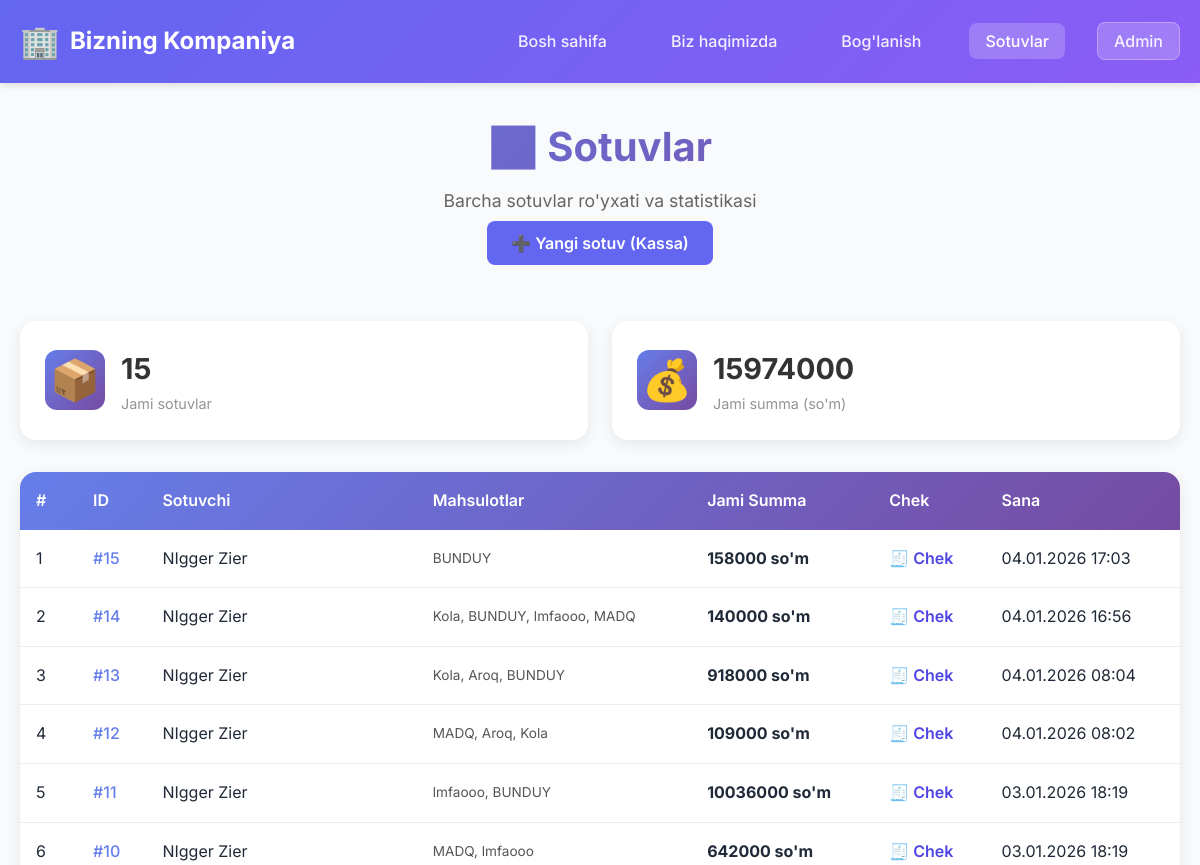
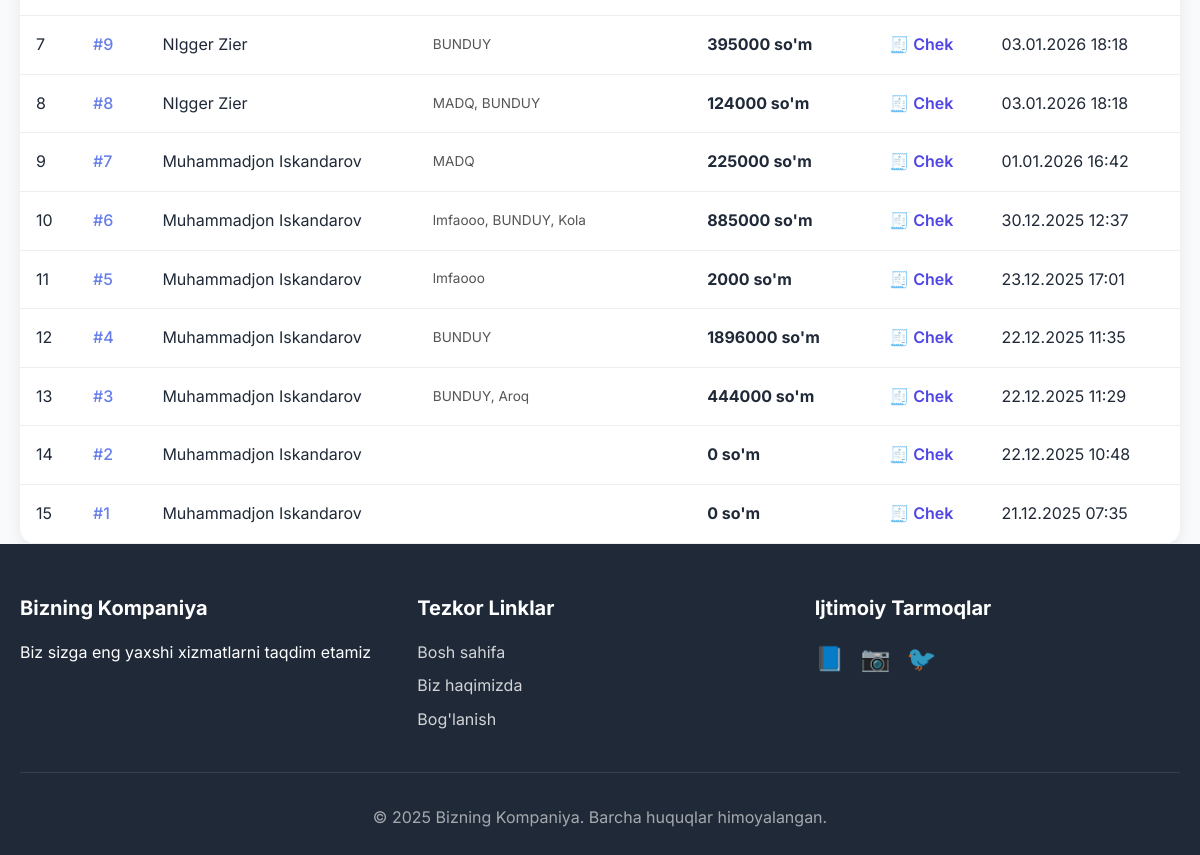
Page /sotuv/ on the earlier database version (2 pictures, top to bottom).
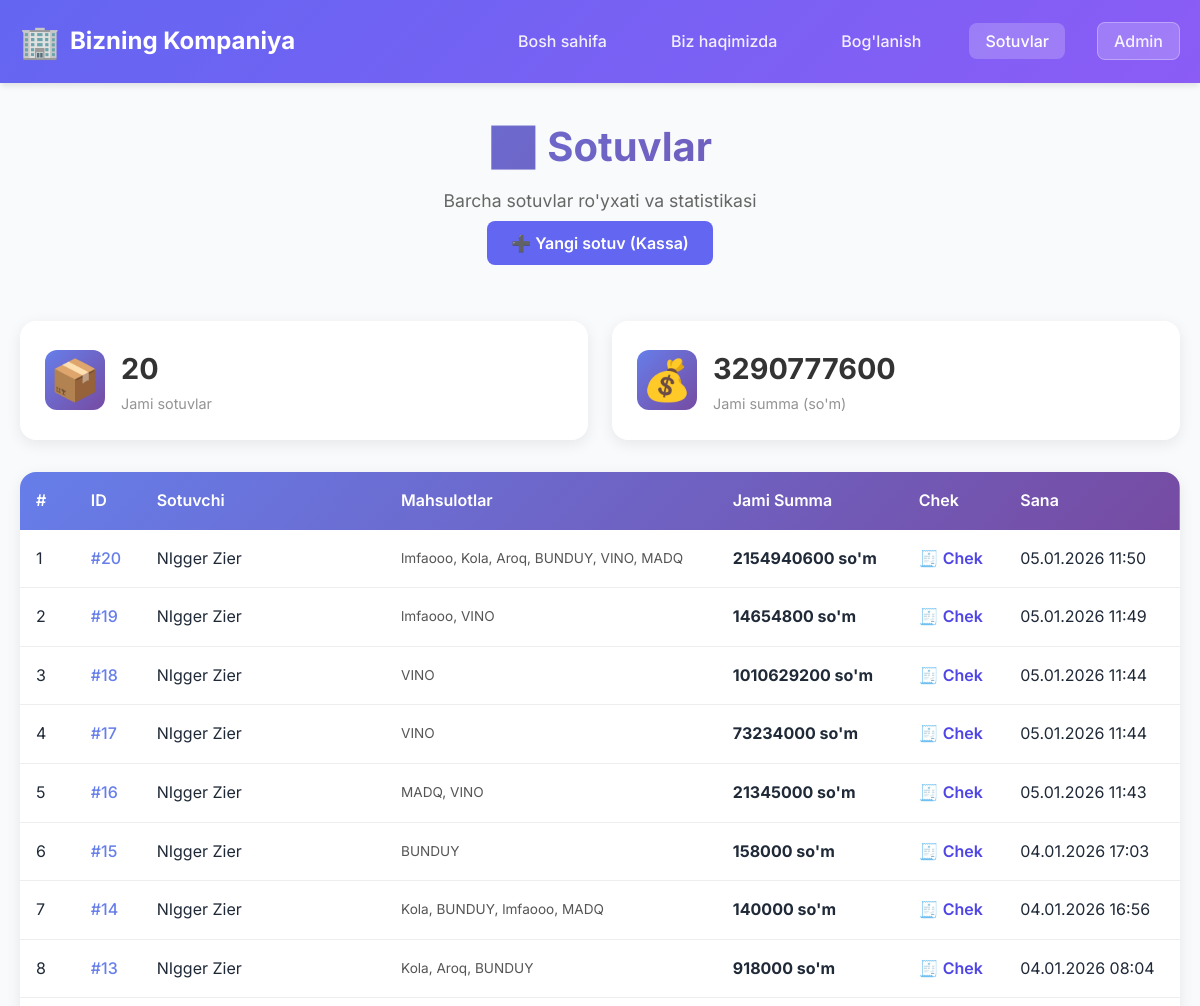
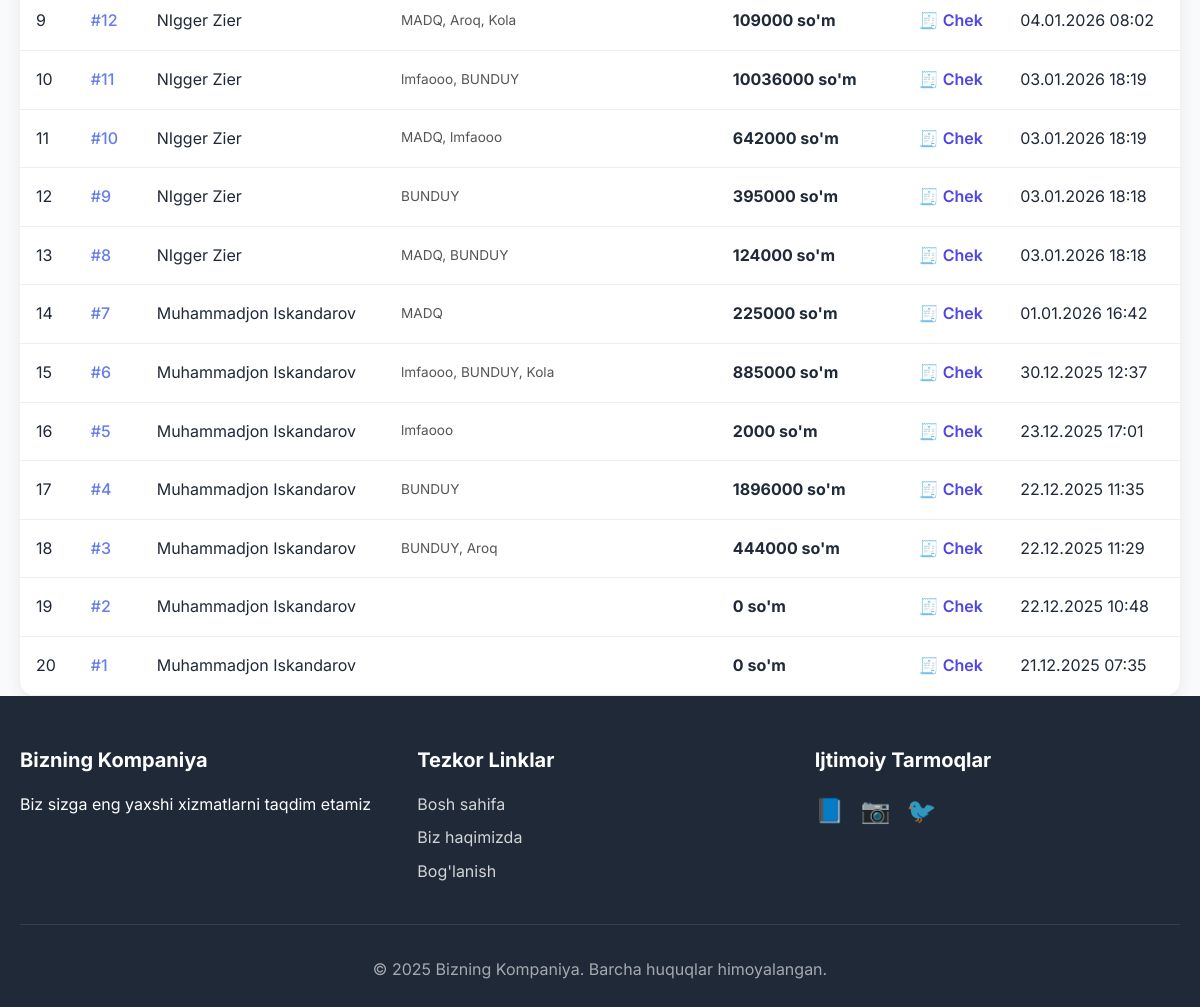
Same page on the later database version (2 pictures, top to bottom).
### sotuv/models.py (models this page shows, shortened)
class Sotuv(models.Model):
    sotuvchi = models.ForeignKey(
        Hodim,
        on_delete=models.CASCADE,
        verbose_name='Sotuvchi',
        related_name='sotuvlar'
    )
    jami_summa = models.DecimalField(max_digits=12, decimal_places=2, verbose_name='Jami summa', default=0)
    izoh = models.TextField(verbose_name='Izoh', blank=True)
    yaratilgan_vaqt = models.DateTimeField(auto_now_add=True, verbose_name='Yaratilgan vaqt')
    yangilangan_vaqt = models.DateTimeField(auto_now=True, verbose_name='Yangilangan vaqt')
    class Meta:
        verbose_name = "Sotuv"
        verbose_name_plural = "Sotuvlar"
        ordering = ['-yaratilgan_vaqt']

class SotuvItem(models.Model):
    sotuv = models.ForeignKey(
        Sotuv,
        on_delete=models.CASCADE,
        verbose_name='Sotuv',
        related_name='items'
    )
    mahsulot = models.ForeignKey(
        Mahsulot,
        on_delete=models.CASCADE,
        verbose_name='Mahsulot',
        related_name='sotuv_items'
    )
    miqdor = models.PositiveIntegerField(verbose_name='Miqdor', default=1)
    narx = models.DecimalField(max_digits=12, decimal_places=2, verbose_name='Sotuv narxi')
    class Meta:
        verbose_name = "Sotuv mahsuloti"
        verbose_name_plural = "Sotuv mahsulotlari"

### hodimlar/models.py (models this page shows, shortened)
class Hodim(models.Model):
    user = models.OneToOneField('auth.User', on_delete=models.CASCADE, null=True, blank=True, verbose_name='Foydalanuvchi')
    ism = models.CharField(max_length=100, verbose_name='Ism')
    familiya = models.CharField(max_length=100, verbose_name='Familiya')
    maosh = models.DecimalField(max_digits=10, decimal_places=2, verbose_name='Maosh')
    telefon = models.CharField(max_length=20, verbose_name='Telefon')
    yaratilgan_vaqt = models.DateTimeField(auto_now_add=True, verbose_name='Yaratilgan vaqt')
    yangilangan_vaqt = models.DateTimeField(auto_now=True, verbose_name='Yangilangan vaqt')
    class Meta:
        verbose_name = "Hodim"
        verbose_name_plural = "Hodimlar"
        ordering = ['-yaratilgan_vaqt']

### mahsulotlar/models.py (models this page shows, shortened)
class Mahsulot(models.Model):
    nomi = models.CharField(max_length=200, verbose_name='Mahsulot nomi')
    narx = models.DecimalField(max_digits=10, decimal_places=2, verbose_name='Narx')
    miqdor = models.IntegerField(verbose_name='Miqdor', default=0)
    turi = models.ForeignKey(
        MahsulotTuri,
        on_delete=models.SET_NULL,
        null=True,
        blank=True,
        verbose_name='Mahsulot turi',
        related_name='mahsulotlar'
    )
    barcode = models.CharField(
        max_length=100,
        verbose_name='Barcode',
        blank=True,
        null=True,
        unique=True,
        help_text='Mahsulot barcode raqami'
    )
    yaratilgan_vaqt = models.DateTimeField(auto_now_add=True, verbose_name='Yaratilgan vaqt')
    yangilangan_vaqt = models.DateTimeField(auto_now=True, verbose_name='Yangilangan vaqt')
    class Meta:
        verbose_name = "Mahsulot"
        verbose_name_plural = "Mahsulotlar"
        ordering = ['-yaratilgan_vaqt']

### sotuv/views.py (the view)
# urls.py: path('', views.sotuv_list, name='sotuv_list'),
def sotuv_list(request):
    sotuvlar = Sotuv.objects.all().select_related('sotuvchi').prefetch_related('items__mahsulot')
    jami_sotuvlar = sotuvlar.count()
    jami_summa = sotuvlar.aggregate(total=Sum('jami_summa'))['total'] or 0
    context = {
        'sotuvlar': sotuvlar,
        'jami_sotuvlar': jami_sotuvlar,
        'jami_summa': jami_summa,
    }
    return render(request, 'sotuv/list.html', context)

### templates/sotuv/list.html (shortened to what this page needs)
{% extends 'base.html' %}
{% block content %}
<div class="container">
    <section class="page-header">
        <h1>📊 Sotuvlar</h1>
        <p>Barcha sotuvlar ro'yxati va statistikasi</p>
        <div style="margin-top: 1rem;">
            <a href="{% url 'pos' %}" class="btn-primary"
                style="text-decoration: none; padding: 0.75rem 1.5rem; border-radius: 8px; background: #6366f1; color: white; font-weight: 600;">
                ➕ Yangi sotuv (Kassa)
            </a>
        </div>
    </section>
    <div class="stats-grid">
        <div class="stat-card">
            <div class="stat-icon">📦</div>
            <div class="stat-info">
                <span class="stat-value">{{ jami_sotuvlar }}</span>
                <span class="stat-label">Jami sotuvlar</span>
            </div>
        </div>
        <div class="stat-card">
            <div class="stat-icon">💰</div>
            <div class="stat-info">
                <span class="stat-value">{{ jami_summa|floatformat:0 }}</span>
                <span class="stat-label">Jami summa (so'm)</span>
            </div>
        </div>
    </div>
    <div class="table-container">
        <table class="data-table">
            <thead>
                <tr>
                    <th>#</th>
                    <th>ID</th>
                    <th>Sotuvchi</th>
                    <th>Mahsulotlar</th>
                    <th>Jami Summa</th>
                    <th>Chek</th>
                    <th>Sana</th>
                </tr>
            </thead>
            <tbody>
                {% for sotuv in sotuvlar %}
                <tr>
                    <td>{{ forloop.counter }}</td>
                    <td>
                        <a href="{% url 'sotuv_detail' sotuv.id %}" class="product-link">
                            #{{ sotuv.id }}
                        </a>
                    </td>
                    <td>{{ sotuv.sotuvchi.ism }} {{ sotuv.sotuvchi.familiya }}</td>
                    <td>
                        <div style="font-size: 0.85rem; color: #555;">
                            {% for item in sotuv.items.all %}
                            {{ item.mahsulot.nomi }}{% if not forloop.last %}, {% endif %}
                            {% endfor %}
                        </div>
                    </td>
                    <td><strong>{{ sotuv.jami_summa|floatformat:0 }} so'm</strong></td>
                    <td>
                        <a href="{% url 'receipt' sotuv.id %}" style="color: #4f46e5; text-decoration: none; font-weight: 600;">🧾 Chek</a>
                    </td>
                    <td>{{ sotuv.yaratilgan_vaqt|date:"d.m.Y H:i" }}</td>
                </tr>
                {% endfor %}
            </tbody>
        </table>
    </div>
</div>
{% endblock %}

Differences in the rows shown:
added Sotuv: id "20", sotuvchi.ism "NIgger", sotuvchi.familiya "Zier", jami_summa "2154940600", yaratilgan_vaqt "05.01.2026 11:50"
added SotuvItem: mahsulot.nomi "lmfaooo", shown under "20"
added SotuvItem: mahsulot.nomi "Kola", shown under "20"
added SotuvItem: mahsulot.nomi "Aroq", shown under "20"
added SotuvItem: mahsulot.nomi "BUNDUY", shown under "20"
added SotuvItem: mahsulot.nomi "VINO", shown under "20"
added SotuvItem: mahsulot.nomi "MADQ", shown under "20"
added Sotuv: id "19", sotuvchi.ism "NIgger", sotuvchi.familiya "Zier", jami_summa "14654800", yaratilgan_vaqt "05.01.2026 11:49"
added SotuvItem: mahsulot.nomi "lmfaooo", shown under "19"
added SotuvItem: mahsulot.nomi "VINO", shown under "19"
added Sotuv: id "18", sotuvchi.ism "NIgger", sotuvchi.familiya "Zier", jami_summa "1010629200", yaratilgan_vaqt "05.01.2026 11:44"
added SotuvItem: mahsulot.nomi "VINO", shown under "18"
added Sotuv: id "17", sotuvchi.ism "NIgger", sotuvchi.familiya "Zier", jami_summa "73234000", yaratilgan_vaqt "05.01.2026 11:44"
added SotuvItem: mahsulot.nomi "VINO", shown under "17"
added Sotuv: id "16", sotuvchi.ism "NIgger", sotuvchi.familiya "Zier", jami_summa "21345000", yaratilgan_vaqt "05.01.2026 11:43"
added SotuvItem: mahsulot.nomi "MADQ", shown under "16"
added SotuvItem: mahsulot.nomi "VINO", shown under "16"
Other differences:
{{ jami_sotuvlar }}: "15" → "20"
{{ jami_summa|floatformat:0 }}: "15974000" → "3290777600"
